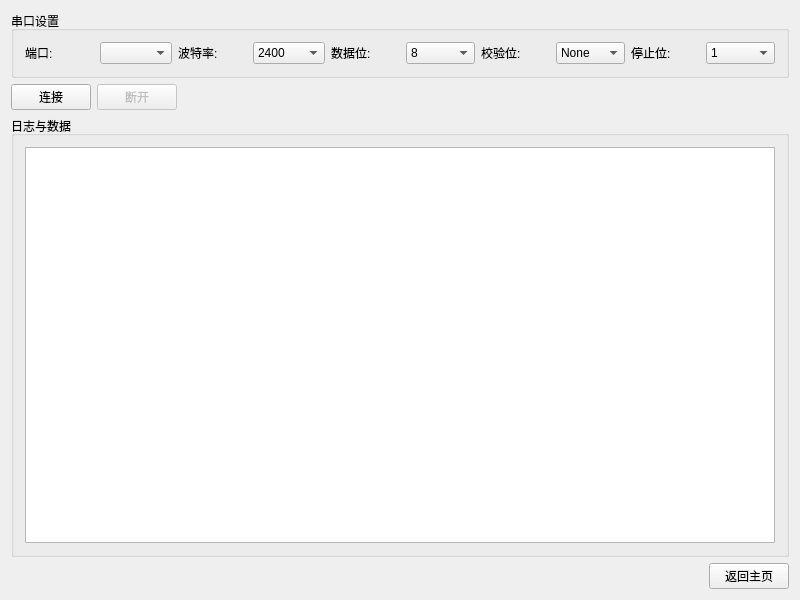
<?xml version="1.0" encoding="UTF-8"?>
<ui version="4.0">
 <class>Widget</class>
 <widget class="QWidget" name="Widget">
  <property name="geometry">
   <rect>
    <x>0</x>
    <y>0</y>
    <width>800</width>
    <height>600</height>
   </rect>
  </property>
  <property name="windowTitle">
   <string>铁芯接地装置通讯</string>
  </property>
  <layout class="QVBoxLayout" name="verticalLayout">
   <item>
    <widget class="QGroupBox" name="groupBox">
     <property name="title">
      <string>串口设置</string>
     </property>
     <layout class="QHBoxLayout" name="horizontalLayout">
      <item>
       <widget class="QLabel" name="label">
        <property name="text">
         <string>端口:</string>
        </property>
       </widget>
      </item>
      <item>
       <widget class="QComboBox" name="portNameComboBox"/>
      </item>
      <item>
       <widget class="QLabel" name="label_2">
        <property name="text">
         <string>波特率:</string>
        </property>
       </widget>
      </item>
      <item>
       <widget class="QComboBox" name="baudRateComboBox">
        <item>
         <property name="text">
          <string>2400</string>
         </property>
        </item>
        <item>
         <property name="text">
          <string>9600</string>
         </property>
        </item>
        <item>
         <property name="text">
          <string>19200</string>
         </property>
        </item>
        <item>
         <property name="text">
          <string>38400</string>
         </property>
        </item>
        <item>
         <property name="text">
          <string>115200</string>
         </property>
        </item>
       </widget>
      </item>
      <item>
       <widget class="QLabel" name="label_3">
        <property name="text">
         <string>数据位:</string>
        </property>
       </widget>
      </item>
      <item>
       <widget class="QComboBox" name="dataBitsComboBox">
        <item>
         <property name="text">
          <string>8</string>
         </property>
        </item>
       </widget>
      </item>
      <item>
       <widget class="QLabel" name="label_4">
        <property name="text">
         <string>校验位:</string>
        </property>
       </widget>
      </item>
      <item>
       <widget class="QComboBox" name="parityComboBox">
        <item>
         <property name="text">
          <string>None</string>
         </property>
        </item>
       </widget>
      </item>
      <item>
       <widget class="QLabel" name="label_5">
        <property name="text">
         <string>停止位:</string>
        </property>
       </widget>
      </item>
      <item>
       <widget class="QComboBox" name="stopBitsComboBox">
        <item>
         <property name="text">
          <string>1</string>
         </property>
        </item>
       </widget>
      </item>
     </layout>
    </widget>
   </item>
   <item>
    <layout class="QHBoxLayout" name="horizontalLayout_2">
     <item>
      <widget class="QPushButton" name="connectButton">
       <property name="text">
        <string>连接</string>
       </property>
      </widget>
     </item>
     <item>
      <widget class="QPushButton" name="disconnectButton">
       <property name="enabled">
        <bool>false</bool>
       </property>
       <property name="text">
        <string>断开</string>
       </property>
      </widget>
     </item>
     <item>
      <spacer name="horizontalSpacer">
       <property name="orientation">
        <enum>Qt::Horizontal</enum>
       </property>
       <property name="sizeHint" stdset="0">
        <size>
         <width>40</width>
         <height>20</height>
        </size>
       </property>
      </spacer>
     </item>
    </layout>
   </item>
   <item>
    <widget class="QGroupBox" name="groupBox_2">
     <property name="title">
      <string>日志与数据</string>
     </property>
     <layout class="QVBoxLayout" name="verticalLayout_2">
      <item>
       <widget class="QTextEdit" name="logTextEdit">
        <property name="readOnly">
         <bool>true</bool>
        </property>
       </widget>
      </item>
     </layout>
    </widget>
   </item>
   <!-- 新增：返回按钮的水平布局 -->
   <item>
    <layout class="QHBoxLayout" name="horizontalLayout_3">
     <item>
      <spacer name="horizontalSpacer_2">
       <property name="orientation">
        <enum>Qt::Horizontal</enum>
       </property>
       <property name="sizeHint" stdset="0">
        <size>
         <width>40</width>
         <height>20</height>
        </size>
       </property>
      </spacer>
     </item>
     <item>
      <widget class="QPushButton" name="returnButton">
       <property name="text">
        <string>返回主页</string>
       </property>
      </widget>
     </item>
    </layout>
   </item>
  </layout>
 </widget>
 <layoutdefault spacing="6" margin="11"/>
 <resources/>
 <connections/>
</ui>
